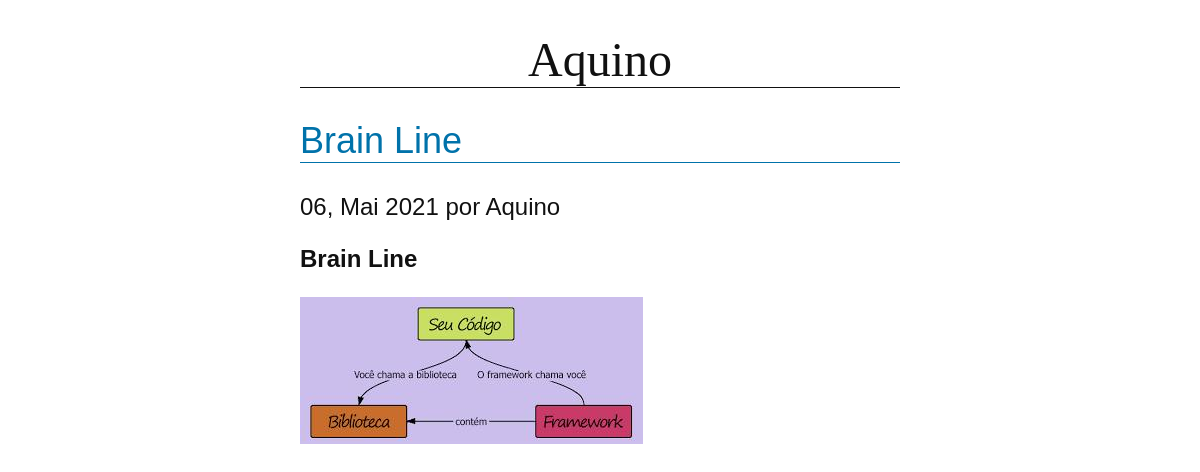
/posts/1, run on the app's committed database.
### blog/models.py (models this page shows, shortened)
class Post(models.Model):
    title = models.CharField(max_length=255)
    summary = RichTextField()
    content = RichTextUploadingField()
    author = models.ForeignKey(User, on_delete=models.PROTECT)
    created_at = models.DateField(auto_now_add=True)

### blog/views.py (the view)
# urls.py: path('posts/<int:post_id>', views.posts),
def posts(request, post_id):
    posts = Post.objects.get(pk=post_id)
    return render(request, 'post.html', {'posts': posts})

### blog/templates/post.html
{% extends "layout.html" %}
{% block content %}
    <div class="blog-post">
        <h2 class="blog-post-title">
            {{ posts.title }}
        </h2>
        <p class="blog-post-meta">{{ posts.created_at|date:'d, M Y' }} por {{ posts.author }}</p>
        {{ posts.content|safe}}
    </div>
{% endblock %}

### blog/static/css/blog.css (style rules this page uses)
body { margin: 0 25%; font-family: sans-serif; font-size: 1.5rem; color: #111111; }
h2 { color: #0072aa; font-weight: normal; border-bottom: 1px solid; }

### data on the page
Post: title "Brain Line", created_at "06, Mai 2021", author "Aquino", content "Brain Line", content (picture)
